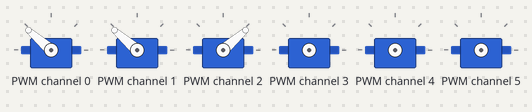
Bench run of a program on a simulated Raspberry Pi (BCM pin numbers). Parts: 6 × servo. Servo angles are drawn from the pulse width (0.5 ms = 0°, 2.5 ms = 180°).

Above: at 0.1 s.
At 4.1 s:
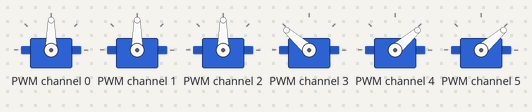
At 9.1 s:
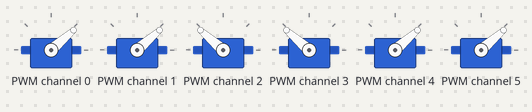
At 19.1 s:
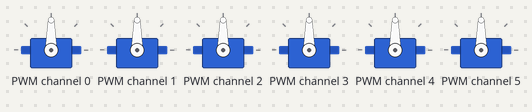
At 28.1 s:
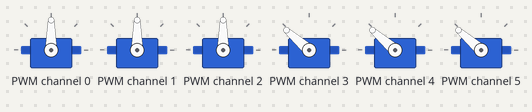
At 38.1 s:
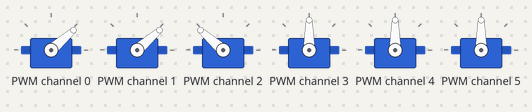
Timing chart, 0 to 40.0 s (numbered marks = the images above):
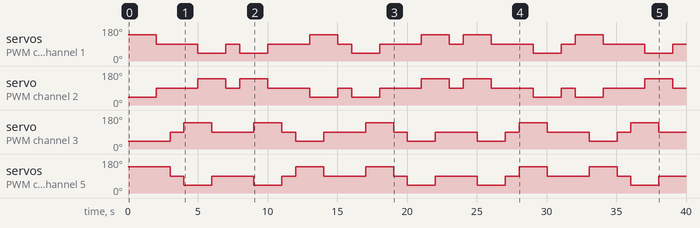

The program:

bb2-08-02-6legs-pca9685.py
```python
# -*- coding: utf-8 -*-
from time import sleep
import smbus
import math

def resetPCA9685():
    bus.write_byte_data(address_pca9685, 0x00, 0x00)

def setPCA9685Freq(freq):
    freq = 0.9*freq # Arduinoのライブラリより
    prescaleval = 25000000.0    # 25MHz
    prescaleval /= 4096.0       # 12-bit
    prescaleval /= float(freq)
    prescaleval -= 1.0
    prescale = int(math.floor(prescaleval + 0.5))
    oldmode = bus.read_byte_data(address_pca9685, 0x00)
    newmode = (oldmode & 0x7F) | 0x10             # スリープモード
    bus.write_byte_data(address_pca9685, 0x00, newmode) # スリープモードへ
    bus.write_byte_data(address_pca9685, 0xFE, prescale) # プリスケーラーをセット
    bus.write_byte_data(address_pca9685, 0x00, oldmode)
    sleep(0.005)
    bus.write_byte_data(address_pca9685, 0x00, oldmode | 0xa1)

def setPCA9685Duty(channel, on, off):
    channelpos = 0x6 + 4*channel
    try:
        bus.write_i2c_block_data(address_pca9685, channelpos, [on&0xFF, on>>8, off&0xFF, off>>8] )
    except IOError:
        pass

def setPCA9685Duty3(channel, on1, off1, on2, off2, on3, off3):
    channelpos = 0x6 + 4*channel
    data = [on1&0xFF, on1>>8, off1&0xFF, off1>>8,
            on2&0xFF, on2>>8, off2&0xFF, off2>>8,
            on3&0xFF, on3>>8, off3&0xFF, off3>>8]
    bus.write_i2c_block_data(address_pca9685, channelpos, data)

def setPCA9685Duty6(channel, on1, off1, on2, off2, on3, off3 , on4, off4, on5, off5, on6, off6):
    channelpos = 0x6 + 4*channel
    data = [on1&0xFF, on1>>8, off1&0xFF, off1>>8,
            on2&0xFF, on2>>8, off2&0xFF, off2>>8,
            on3&0xFF, on3>>8, off3&0xFF, off3>>8,
            on4&0xFF, on4>>8, off4&0xFF, off4>>8,
            on5&0xFF, on5>>8, off5&0xFF, off5>>8,
            on6&0xFF, on6>>8, off6&0xFF, off6>>8]
    bus.write_i2c_block_data(address_pca9685, channelpos, data)

def forwardPhase1(delay):
    setPCA9685Duty3(0, 0, LEG_F_R, 0, LEG_F_R, 0, LEG_F_L)
    sleep(delay)
    setPCA9685Duty3(3, 0, LEG_B_R, 0, LEG_B_L, 0, LEG_B_L)
    sleep(delay)
    setPCA9685Duty3(0, 0, NEUTRAL, 0, NEUTRAL, 0, NEUTRAL)
    sleep(delay)
    setPCA9685Duty3(3, 0, NEUTRAL, 0, NEUTRAL, 0, NEUTRAL)
    sleep(delay)

def forwardPhase2(delay):
    setPCA9685Duty3(3, 0, LEG_F_R, 0, LEG_F_L, 0, LEG_F_L)
    sleep(delay)
    setPCA9685Duty3(0, 0, LEG_B_R, 0, LEG_B_R, 0, LEG_B_L)
    sleep(delay)
    setPCA9685Duty3(3, 0, NEUTRAL, 0, NEUTRAL, 0, NEUTRAL)
    sleep(delay)
    setPCA9685Duty3(0, 0, NEUTRAL, 0, NEUTRAL, 0, NEUTRAL)
    sleep(delay)

def forwardMove(delay):
    forwardPhase1(delay)
    forwardPhase2(delay)

def backwardPhase1(delay):
    setPCA9685Duty3(0, 0, LEG_B_R, 0, LEG_B_R, 0, LEG_B_L)
    sleep(delay)
    setPCA9685Duty3(3, 0, LEG_F_R, 0, LEG_F_L, 0, LEG_F_L)
    sleep(delay)
    setPCA9685Duty3(0, 0, NEUTRAL, 0, NEUTRAL, 0, NEUTRAL)
    sleep(delay)
    setPCA9685Duty3(3, 0, NEUTRAL, 0, NEUTRAL, 0, NEUTRAL)
    sleep(delay)

def backwardPhase2(delay):
    setPCA9685Duty3(3, 0, LEG_B_R, 0, LEG_B_L, 0, LEG_B_L)
    sleep(delay)
    setPCA9685Duty3(0, 0, LEG_F_R, 0, LEG_F_R, 0, LEG_F_L)
    sleep(delay)
    setPCA9685Duty3(3, 0, NEUTRAL, 0, NEUTRAL, 0, NEUTRAL)
    sleep(delay)
    setPCA9685Duty3(0, 0, NEUTRAL, 0, NEUTRAL, 0, NEUTRAL)
    sleep(delay)

def backwardMove(delay):
    backwardPhase1(delay)
    backwardPhase2(delay)

def rotateRightPhase1(delay):
    setPCA9685Duty3(0, 0, LEG_B_R, 0, LEG_B_R, 0, LEG_F_L)
    sleep(delay)
    setPCA9685Duty3(3, 0, LEG_F_R, 0, LEG_B_L, 0, LEG_B_L)
    sleep(delay)
    setPCA9685Duty3(0, 0, NEUTRAL, 0, NEUTRAL, 0, NEUTRAL)
    sleep(delay)
    setPCA9685Duty3(3, 0, NEUTRAL, 0, NEUTRAL, 0, NEUTRAL)
    sleep(delay)

def rotateRightPhase2(delay):
    setPCA9685Duty3(3, 0, LEG_B_R, 0, LEG_F_L, 0, LEG_F_L)
    sleep(delay)
    setPCA9685Duty3(0, 0, LEG_F_R, 0, LEG_F_R, 0, LEG_B_L)
    sleep(delay)
    setPCA9685Duty3(3, 0, NEUTRAL, 0, NEUTRAL, 0, NEUTRAL)
    sleep(delay)
    setPCA9685Duty3(0, 0, NEUTRAL, 0, NEUTRAL, 0, NEUTRAL)
    sleep(delay)

def rotateRightMove(delay):
    rotateRightPhase1(delay)
    rotateRightPhase2(delay)

def rotateLeftPhase1(delay):
    setPCA9685Duty3(0, 0, LEG_F_R, 0, LEG_F_R, 0, LEG_B_L)
    sleep(delay)
    setPCA9685Duty3(3, 0, LEG_B_R, 0, LEG_F_L, 0, LEG_F_L)
    sleep(delay)
    setPCA9685Duty3(0, 0, NEUTRAL, 0, NEUTRAL, 0, NEUTRAL)
    sleep(delay)
    setPCA9685Duty3(3, 0, NEUTRAL, 0, NEUTRAL, 0, NEUTRAL)
    sleep(delay)

def rotateLeftPhase2(delay):
    setPCA9685Duty3(3, 0, LEG_F_R, 0, LEG_B_L, 0, LEG_B_L)
    sleep(delay)
    setPCA9685Duty3(0, 0, LEG_B_R, 0, LEG_B_R, 0, LEG_F_L)
    sleep(delay)
    setPCA9685Duty3(3, 0, NEUTRAL, 0, NEUTRAL, 0, NEUTRAL)
    sleep(delay)
    setPCA9685Duty3(0, 0, NEUTRAL, 0, NEUTRAL, 0, NEUTRAL)
    sleep(delay)

def rotateLeftMove(delay):
    rotateLeftPhase1(delay)
    rotateLeftPhase2(delay)

def stopMove(delay):
    setPCA9685Duty6(0,0, NEUTRAL, 0, NEUTRAL, 0, NEUTRAL, 0, NEUTRAL, 0, NEUTRAL, 0, NEUTRAL)
    sleep(delay)

bus = smbus.SMBus(1)
address_pca9685 = 0x40

resetPCA9685()
setPCA9685Freq(50)

NEUTRAL = 276
LEG_F_R = NEUTRAL + 100
LEG_F_L = NEUTRAL - 100
LEG_B_R = NEUTRAL - 100
LEG_B_L = NEUTRAL + 100

DELAY = 1.0

try:
    while True:
        forwardMove(DELAY)
        backwardMove(DELAY)
        rotateRightMove(DELAY)
        rotateLeftMove(DELAY)

except KeyboardInterrupt:
    stopMove(DELAY)
    pass
```

Measured:
- by itself, servo on PWM channel 2: repeats every 16.0 s: 139° 2.0 s, 90° 1.0 s, 139° 2.0 s, 90° 3.0 s, 41° 2.0 s, 90° 1.0 s, 41° 2.0 s, 90° 3.0 s
- by itself, servo on PWM channel 3: 41° → 90° at 3.0 s, → 139° 1.0 s later, → 90° 2.0 s later, → 139° 3.0 s later, … (19 changes in this stretch)
- by itself, servo on PWM channel 0, servo on PWM channel 1: 139° → 90° at 2.0 s, → 41° 3.0 s later, → 90° 2.0 s later, → 41° 1.0 s later, … (19 changes in this stretch)
- by itself, servo on PWM channel 4, servo on PWM channel 5: repeats every 16.0 s: 41° 2.0 s, 90° 3.0 s, 41° 2.0 s, 90° 1.0 s, 139° 2.0 s, 90° 3.0 s, 139° 2.0 s, 90° 1.0 s
